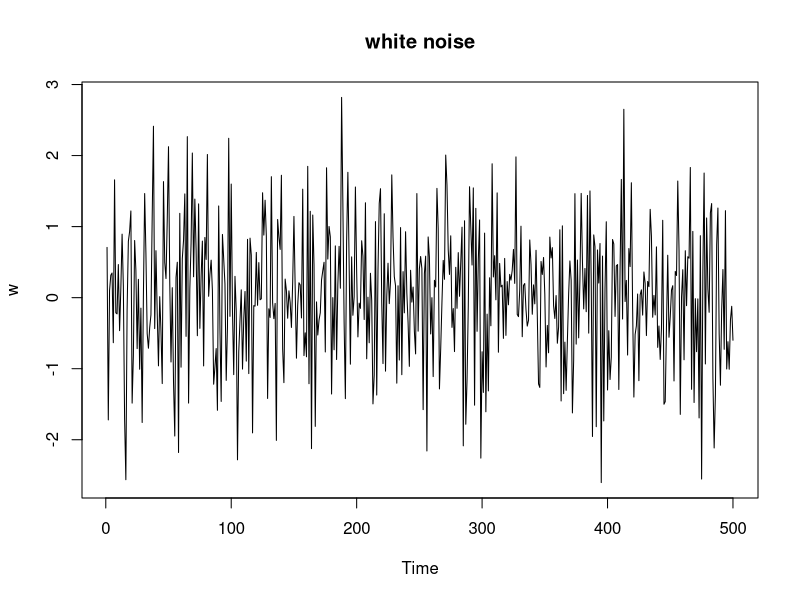
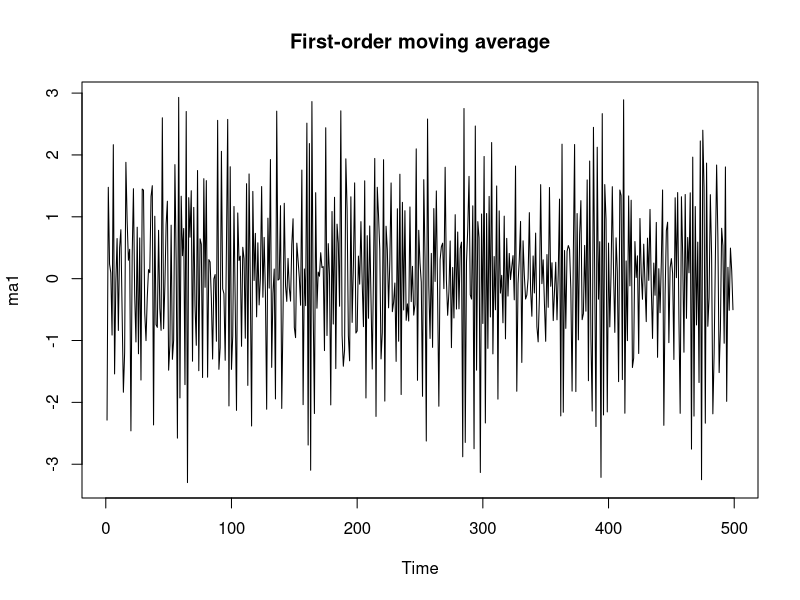
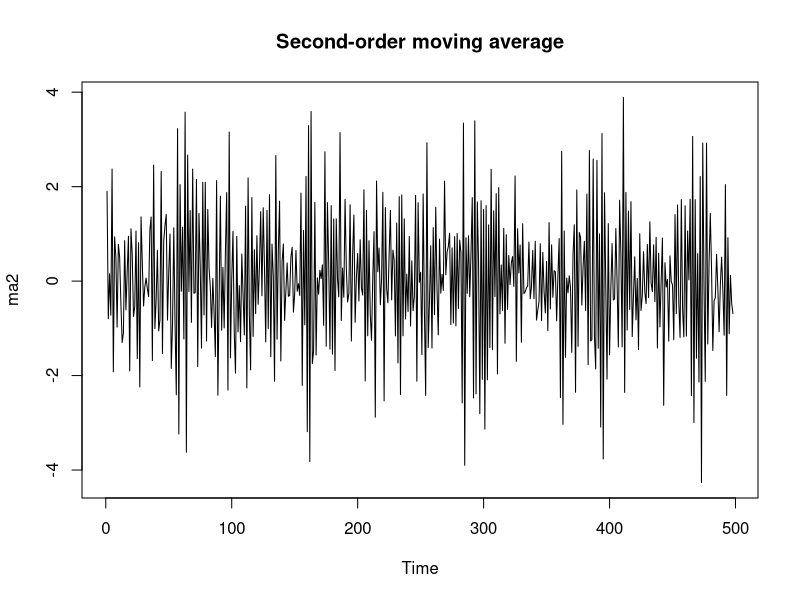
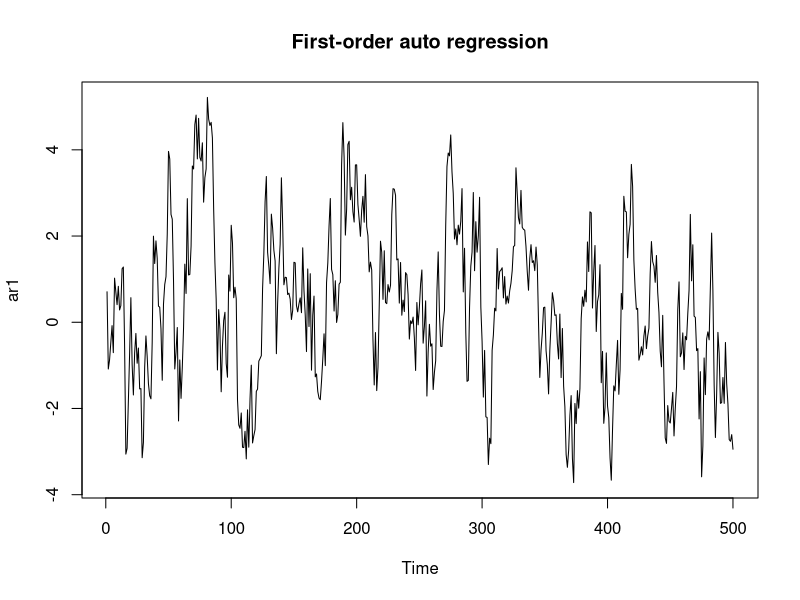
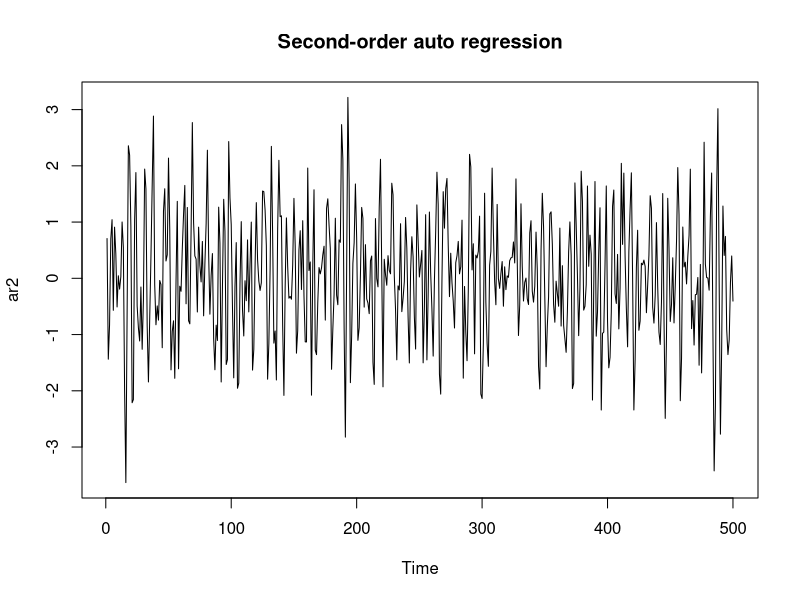
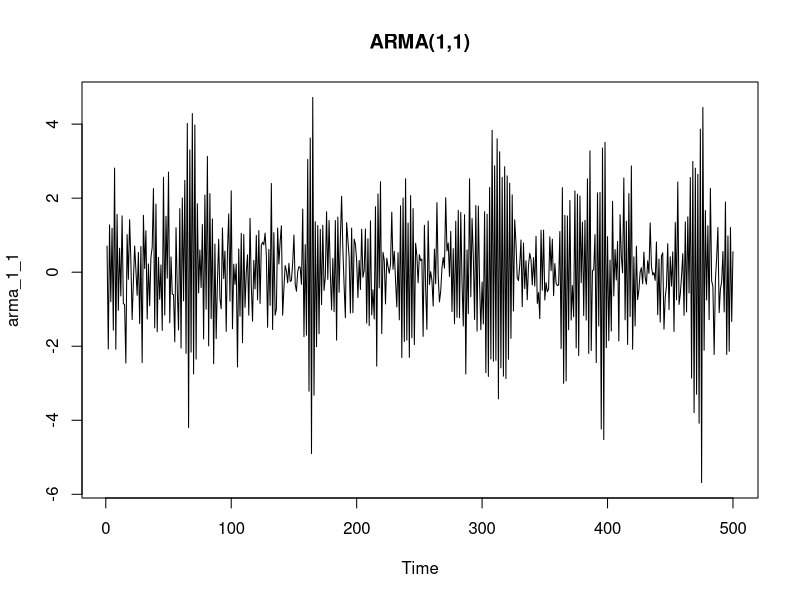
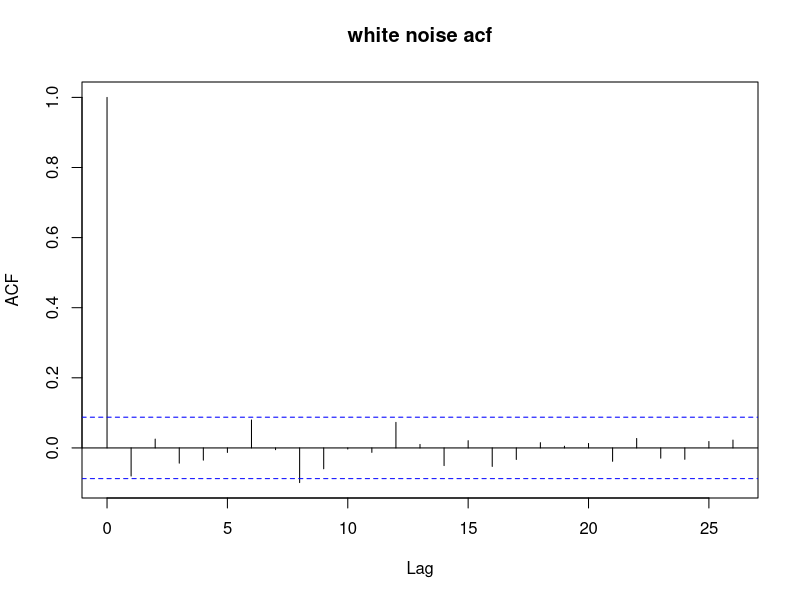
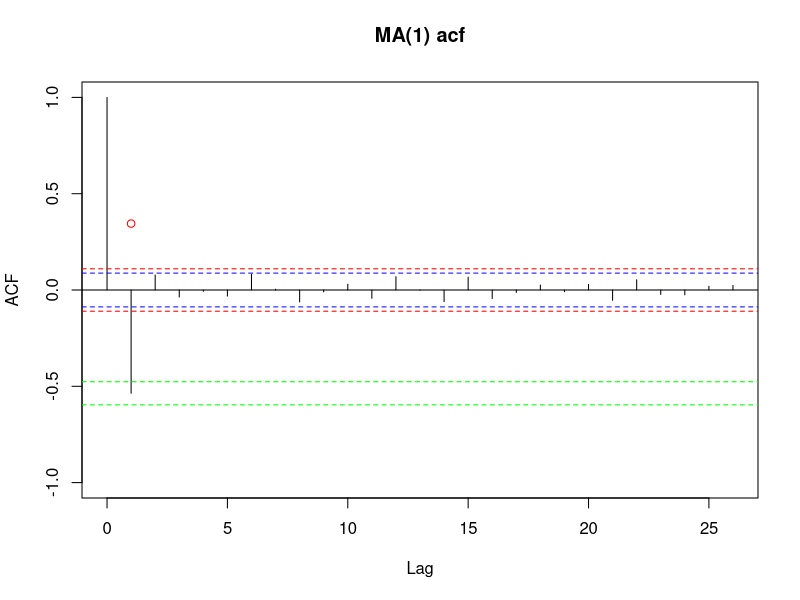

These figures' R source, in order:
#########################################################################
# setwd("/SUDIPTA RKMV University/Time Series")
#########################################################################
# Simple Random Process
#########################################################################
# White Noise
# --------------------------------------
w = rnorm(500,0,1)
plot.ts(w, main="white noise")                      # stationary
# --------------------------------------
# MA(1) process
# --------------------------------------
theta=-0.8
ma1=array(0,500)
ma1[1]=w[1]
ma1=w[2:500]+theta*w[1:499]
plot.ts(ma1, main="First-order moving average")     # stationary
# --------------------------------------
# MA(2) process
# --------------------------------------
theta1=-0.8
theta2=.6
ma2=array(0,500)
ma2[1]=w[1]
ma2[2]=theta1*ma2[1]+w[2]
ma2=w[3:500]+theta1*w[2:499]+theta2*w[1:498]
plot.ts(ma2, main="Second-order moving average")     # stationary
# --------------------------------------
# AR(1) process
# --------------------------------------
phi=0.9
ar1=array(0,500)
ar1[1]=w[1]
for (i in 2:500)
  ar1[i]=phi*ar1[i-1]+w[i]
plot.ts(ar1, main="First-order auto regression")    # stationary
# --------------------------------------
# AR(2) process
# --------------------------------------
phi1=.4
phi2=-.5
ar2=array(0,500)
ar2[1]=w[1]
ar2[2]=phi1*ar2[1]+w[2]
for (i in 3:500)
  ar2[i]=phi1*ar2[i-1]+phi2*ar2[i-2]+w[i]
plot.ts(ar2, main="Second-order auto regression")    # stationary
# --------------------------------------
# ARMA(1,1) process
# --------------------------------------
theta=0.4
phi=-0.9
arma_1_1=array(0,500)
arma_1_1[1]=w[1]
for (i in 2:500)
  arma_1_1[i]=phi*arma_1_1[i-1]+w[i]+theta*w[i-1]
plot.ts(arma_1_1, main="ARMA(1,1)")    # stationary
#########################################################################
# Autocorrelation Function
#########################################################################
# --------------------------------------
# ACF of white noise
# --------------------------------------
rho0=1
wnacf=acf(w, main="white noise acf")
# --------------------------------------
# ACF of MA(1)
# --------------------------------------
ma1acf=acf(ma1,ylim = c(-1,1), main="MA(1) acf")
rho1=theta/(1+theta^2)
rho1hat=ma1acf$acf[2]
w22hat=1+2*rho1hat^2
abline(a=1.96*sqrt(w22hat/length(ma1)),b=0,col='red',lty=2)
abline(a=-1.96*sqrt(w22hat/length(ma1)),b=0,col='red',lty=2)
w11hat=1-3*rho1hat^2+4*rho1hat^4
abline(a=rho1hat+1.96*sqrt(w11hat/length(ma1)),b=0,col='green',lty=2)
abline(a=rho1hat-1.96*sqrt(w11hat/length(ma1)),b=0,col='green',lty=2)
points(x=1,y=rho1,col='red')
# --------------------------------------
# ACF of MA(2)
# --------------------------------------
ma2acf=acf(ma2,ylim = c(-1,1), main="MA(2) acf")
# --------------------------------------
# ACF of AR(1)
# --------------------------------------
ar1acf=acf(ar1,ylim = c(-1,1), main="AR(1) acf")
phihat=ar1acf$acf[2]
lags=ar1acf$lag[-1]
what=array(0,length(lags))
w_ii=function(x,i)
  return((1-x^(2*i))*(1+x^2)/(1-x^2)-2*i*x^(2*i))
what=w_ii(phihat,lags)
upperbounds=phihat^lags+1.96*sqrt(what/length(ar1))
lowerbounds=phihat^lags-1.96*sqrt(what/length(ar1))
lines(lags,upperbounds,col='red',lty=2)
lines(lags,lowerbounds,col='red',lty=2)
points(x=lags,y=phi^lags,col='magenta')
# --------------------------------------
# ACF of AR(2)
# --------------------------------------
ar2acf=acf(ar2,ylim = c(-1,1), main="AR(2) acf")
# --------------------------------------
# ACF of ARMA(1,1)
# --------------------------------------
arma_1_1acf=acf(arma_1_1,ylim = c(-1,1), main="ARMA(1,1) acf")
#########################################################################
# Fitting data with trend (Water level of lake Huron)
#########################################################################
LakeHuron
# --------------------------------------
plot.ts(LakeHuron-570,type="o",ylab="level in feet")
trFit <- lm(LakeHuron-570~time(LakeHuron))
summary(trFit)
abline(trFit,col="red")
plot(as.numeric(time(LakeHuron)),trFit$residuals,
     type="o",xlab="Year",ylab="Residuals")

# --------------------------------------
# ACF of residuals of LakeHuron data
# --------------------------------------
yr=trFit$residuals
yracf=acf(yr,40,ylim = c(-0.8,1), main="Lake Huron residual acf")
phiH0=0.791
lags=yracf$lag[-1]
phihat=yracf$acf[2]
what=array(0,length(lags))
w_ii=function(x,i)
  return( (1-x^(2*i))*(1+x^2)/(1-x^2) - 2*i*x^(2*i)) 
what=w_ii(phiH0,lags)
upperbounds=yracf$acf[-1]+1.96*sqrt(what/length(yr))
lowerbounds=yracf$acf[-1]-1.96*sqrt(what/length(yr))
lines(lags,upperbounds,col='red',lty=2)
lines(lags,lowerbounds,col='red',lty=2)
points(x=lags,y=phiH0^lags,col='magenta',pch=8)
#########################################################################

#########################################################################
# Partial Autocorrelation Function
#########################################################################
# --------------------------------------
wnpacf=pacf(w, main="white noise pacf")               # PACF of white noise
ma1pacf=pacf(ma1,ylim = c(-1,1), main="MA(1) pacf")   # PACF of MA(1)
ma2pacf=pacf(ma2,ylim = c(-1,1), main="MA(2) pacf")   # PACF of MA(2)
ar1pacf=pacf(ar1,ylim = c(-1,1), main="AR(1) pacf")   # PACF of AR(1)   
ar2pacf=pacf(ar2,ylim = c(-1,1), main="AR(2) pacf")   # PACF of AR(2)
arma_1_1pacf=pacf(arma_1_1,ylim = c(-1,1), main="ARMA(1,1) pacf") # PACF of ARMA(1,1)
#########################################################################
sppacf=pacf(sunspot.year[70:169])
